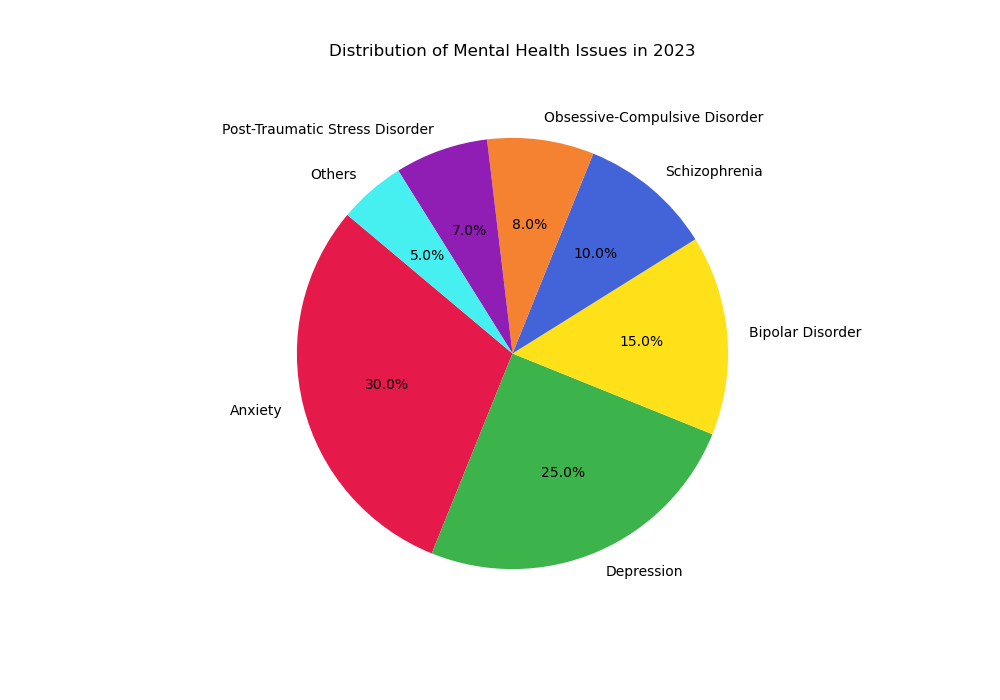

The Python source for this figure:

import matplotlib.pyplot as plt

# Data points
issues = ['Anxiety', 'Depression', 'Bipolar Disorder', 'Schizophrenia', 'Obsessive-Compulsive Disorder', 'Post-Traumatic Stress Disorder', 'Others']
percentages = [30.0, 25.0, 15.0, 10.0, 8.0, 7.0, 5.0]
colors = ['#e6194b', '#3cb44b', '#ffe119', '#4363d8', '#f58231', '#911eb4', '#46f0f0']

# Create a pie chart
plt.figure(figsize=(10, 7))  # Modify the width and height of the chart
plt.pie(percentages, labels=issues, colors=colors, autopct='%1.1f%%', startangle=140)

# Chart title
plt.title('Distribution of Mental Health Issues in 2023', pad=20)

# Display the chart
plt.show()
